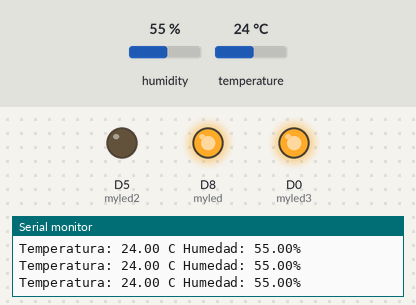
Bench run of a sketch on a simulated ESP8266 (NodeMCU). On the bench: output pins drawn as LEDs (lit = HIGH), the last lines printed to the serial monitor. Inputs (shaded band) come from the test bench; at power-on: temperature 24 °C, humidity 55 %. WiFi joins after 1.5 s; servers stay silent unless stated; uploads are accepted with an empty reply.

Above: at 4.7 s.
4.8 s: temperature set to 22 °C
16.4 s: temperature set to 19 °C
At 26.4 s:
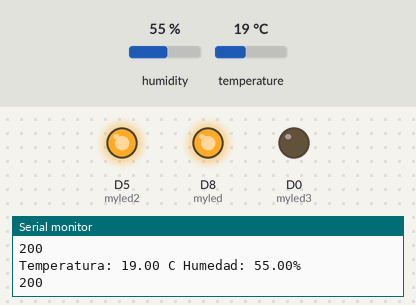
26.9 s: humidity set to 84 %
36.8 s: humidity set to 87 %
At 47.0 s:
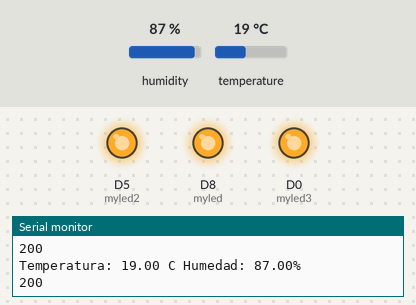
47.3 s: humidity set to 22 %
At 57.1 s:
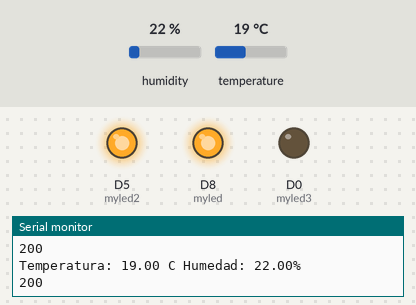
Timing chart, 0 to 58.6 s (numbered marks = the images above; inputs shaded):
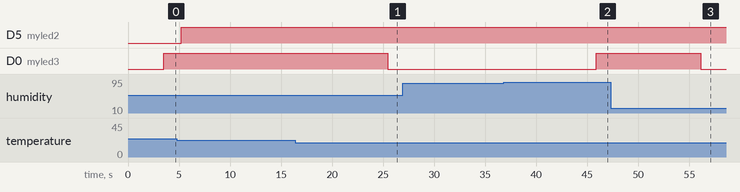

The sketch:

Pruebas.ino
```cpp
#include <ESP8266WiFi.h>
#include <ESP8266HTTPClient.h>
const char* ssid = "Nombre_De_Tu_Red";
const char* password = "Contraseña_De_Tu_Red";
const char* host= "IP_De_Tu_Red"; // Para obtener la IP te vas al command prompt de tu computadora y escribes "ipconfig" (sin comillas) en IPv4 Address veras tu IP
const int port = 80;
const int watchdog = 5000;
unsigned long previousMillis = millis();

#include <DHT.h>
#include <DHT_U.h>

#define DHTPIN 5 // D1
#define DHTTYPE DHT11
#define myled D8
#define myled2 D5
#define myled3 D0

DHT dht(DHTPIN, DHTTYPE);

float temp, hume;
String data;

WiFiClient client;
HTTPClient http;

void setup() {
  Serial.begin(115200);

  pinMode(myled, OUTPUT);
  digitalWrite(myled,LOW);
  pinMode(myled2, OUTPUT);
  digitalWrite(myled2,LOW);
  pinMode(myled3, OUTPUT);
  pinMode(myled3, HIGH);

  WiFi.begin(ssid, password);
  while (WiFi.status() != WL_CONNECTED){
    delay(500);
    Serial.print(".");
  }

  Serial.println("");
  Serial.println("Wifi connected");
  Serial.println("IP address: ");
  Serial.println(WiFi.localIP());

  digitalWrite(myled, HIGH);

  unsigned long currentMillis = millis();

  if ( currentMillis - previousMillis > watchdog ){
    previousMillis = currentMillis;
    if (!client.connect(host, port)){
      Serial.println("Fallo al conectar");
      delay(1000);
      return;
    }

  }
  delay(2000);

  dht.begin();
}

void loop() {

  http.begin(client, "http://172.20.10.2/FinalProyect/index.php");

  hume = dht.readHumidity();
  temp = dht.readTemperature();

  if(isnan(hume) || isnan(temp)) {
    Serial.println("Falla en intentar leer el sensor DHT!");
    delay(5000);
    return;
  }

  if (temp > 20.0 || hume > 85.0){
    digitalWrite(myled3, HIGH);
  }
  else {
    digitalWrite(myled3, LOW);
  }

  Serial.println("Temperatura: " + String(temp) + " C" + " Humedad: " + String(hume) + "%");

  unsigned long currentMillis = millis();
  if (currentMillis - previousMillis > watchdog){

    data = "temp=" + String(temp) + "&hume=" + String(hume);
    //Serial.println(data);
    http.addHeader("Content-Type", "application/x-www-form-urlencoded");
    int httpCode = http.POST(data);
    Serial.println(httpCode);
    if (httpCode == 200){
      digitalWrite(myled2, HIGH);
    }
    else {
      digitalWrite (myled2, LOW);
    }
    http.end();


  delay(10000);
  //delay(300000);
  }
}
```

Measured:
- the behaviour switches between 21 and 20 °C on temperature (found by bisection; images 0 and 1)
- the behaviour switches between 85 and 86 % on humidity (found by bisection; images 1 and 2)
- after the input at 16.4 s, D0 (myled3): HIGH → LOW after 9.0 s
- after the input at 36.8 s, D0 (myled3): LOW → HIGH after 9.1 s
- after the input at 47.3 s, D0 (myled3): HIGH → LOW after 8.8 s
